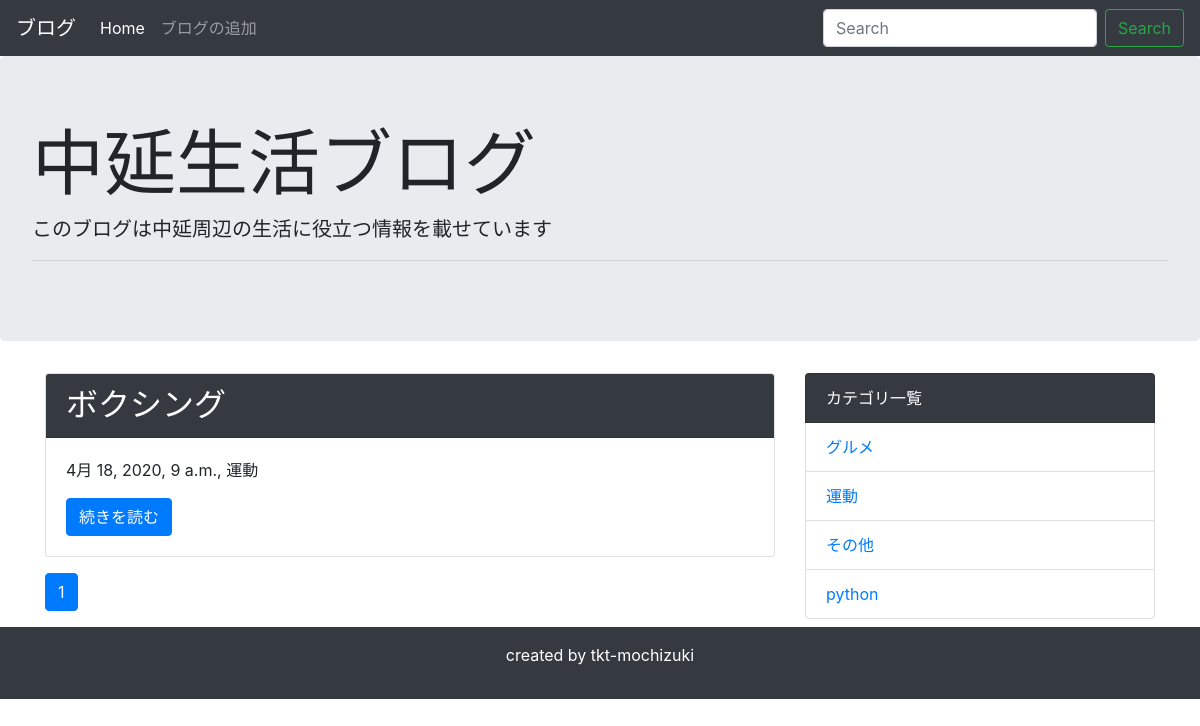
The app's page /category/2/ with its own data.
### blog/models.py (models this page shows, shortened)
class Post(models.Model):
    title = models.CharField('タイトル', max_length=100)
    text = models.TextField('本文')
    created_at = models.DateTimeField('作成日',default=timezone.now)
    category = models.ForeignKey(
        Category, verbose_name = 'カテゴリ', on_delete = models.PROTECT
    )

class Category(models.Model):
    name = models.CharField('カテゴリー名', max_length=200)
    created_at = models.DateTimeField('作成日',default=timezone.now)
    def __str__(self):
        return self.name

### blog/views.py (the view)
# urls.py: path('category/<int:pk>/', views.CategoryView.as_view(), name='category'),
class CategoryView(generic.ListView):
    template_name = 'blog/post_list.html'
    model = Post
    paginate_by = 10 # 追加
    def get_queryset(self):
        category = get_object_or_404(Category, pk=self.kwargs['pk'])
        queryset = Post.objects.order_by('-created_at').filter(category=category)
        return queryset

### blog/context_processors.py (called while the page is built)
def common(request):
    context = {
        'category_list':Category.objects.all(),
    }
    return context

### blog/templatetags/mytag.py (called while the page is built)
@register.simple_tag
def url_replace(request, field, value):
    url_dict = request.GET.copy()
    url_dict[field] = value
    return url_dict.urlencode()

### blog/templates/blog/post_list.html
{% extends 'blog/base.html' %}
{% block content %}
{% for post in post_list %}
<div class="card mb-3">
    <h2 class="card-header bg-dark text-white">{{ post.title }}</h2>
    <div class="card-body">
      <p>{{ post.created_at }}, {{ post.category }}</p>
      <a href="{% url 'blog:detail' post.pk %}" class="btn btn-primary">続きを読む</a>
    </div>
</div>
{% endfor %}
{% include 'blog/pagination.html' %}
{% endblock %}

### blog/templates/blog/base.html (shortened to what this page needs)
<!doctype html>
<html lang="ja">
  <head>
    <link rel="stylesheet" href="https://stackpath.bootstrapcdn.com/bootstrap/4.4.1/css/bootstrap.min.css">
  </head>
  <body>
    <nav class="navbar navbar-expand-lg navbar-dark bg-dark">
      <a class="navbar-brand" href="#">ブログ</a>
      <div class="collapse navbar-collapse" id="navbarSupportedContent">
        <ul class="navbar-nav mr-auto">
          <li class="nav-item active">
            <a class="nav-link" href="{% url 'blog:index' %}">Home</a>
          </li>
          <li class="nav-item">
            <a class="nav-link" href="{% url 'blog:add' %}">ブログの追加</a>
          </li>
        </ul>
        <form class="form-inline my-2 my-lg-0" method="GET" action="{% url 'blog:index' %}">
          <input class="form-control mr-sm-2" type="text" placeholder="Search" aria-label="Search" name="keyword">
          <button class="btn btn-outline-success my-2 my-sm-0" type="submit">Search</button>
        </form>
      </div>
    </nav>
    <div class="jumbotron">
      <h1 class="display-3">中延生活ブログ</h1>
      <p class="lead">このブログは中延周辺の生活に役立つ情報を載せています</p>
      <hr class="my-2">
    </div>
    <div class="container">
      <div class="row">
          <div class="col-md-8">
              {% block content %}
              {% endblock %}
          </div>
          <div class="col-md-4">
              <ul class="list-group">
                  <li class="list-group-item bg-dark text-white">カテゴリ一覧</li>
                  {% for category in category_list %}
                  <li class="list-group-item"><a href="{% url 'blog:category' category.pk %}">{{ category }}</a></li>
                  {% endfor %}
              </ul>
          </div>
      </div>
    </div>
    <footer class="bg-dark text-white text-center py-3">
        <p>created by tkt-mochizuki</p>
    </footer>
  </body>
</html>

### records on screen
Post: title "ボクシング", created_at "4月 18, 2020, 9 a.m.", category "運動"
Category: name "グルメ"
Category: name "運動"
Category: name "その他"
Category: name "python"

### other values on screen
{{ link_page }} "1"
